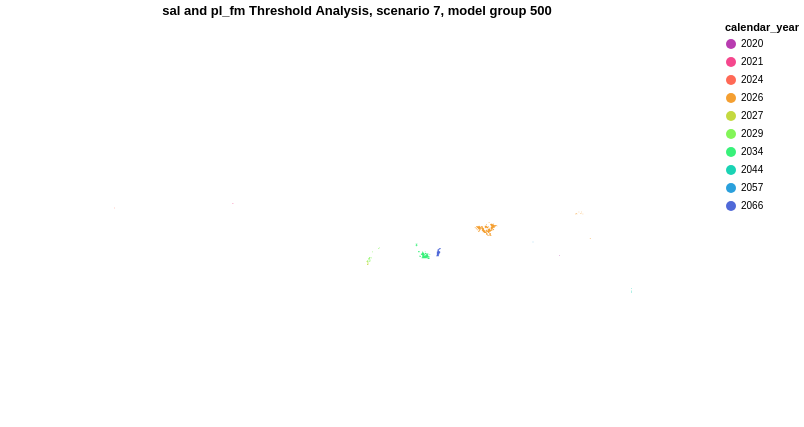

Notebook code cell kept with this figure:
### Code cell
# Create the threshold-year thematic layer and filter nulls so the legend and marks represent valid results only.
base = alt.Chart(threshold_analysis_gdf).mark_geoshape(fill='transparent', stroke='white').encode(
    tooltip=[f'{calendar_year}:N'])

chart = alt.Chart(threshold_analysis_gdf).mark_geoshape(  # Add thresholds as variable inputs into map titles/legends 
    stroke='transparent',
    strokeWidth=1
).encode(
    color=alt.condition(
        alt.datum.calendar_year == None,
        alt.value('transparent'),
        alt.Color(f'{calendar_year}:N', scale=alt.Scale(scheme='rainbow'))
    ),
    tooltip=[f'{calendar_year}:N'] 
).project(
    type="identity", reflectY=True
).properties(
    title=f'{salinity_variable} and {freshwater_marsh_variable} Threshold Analysis, scenario {scenario}, model group {model_group_id}',
    width=700,
    height=400
).transform_filter(
    f'isValid(datum.{calendar_year})' # Removes nulls from the legend and marks
)

threshold_analysis_display = base + chart
threshold_analysis_display
